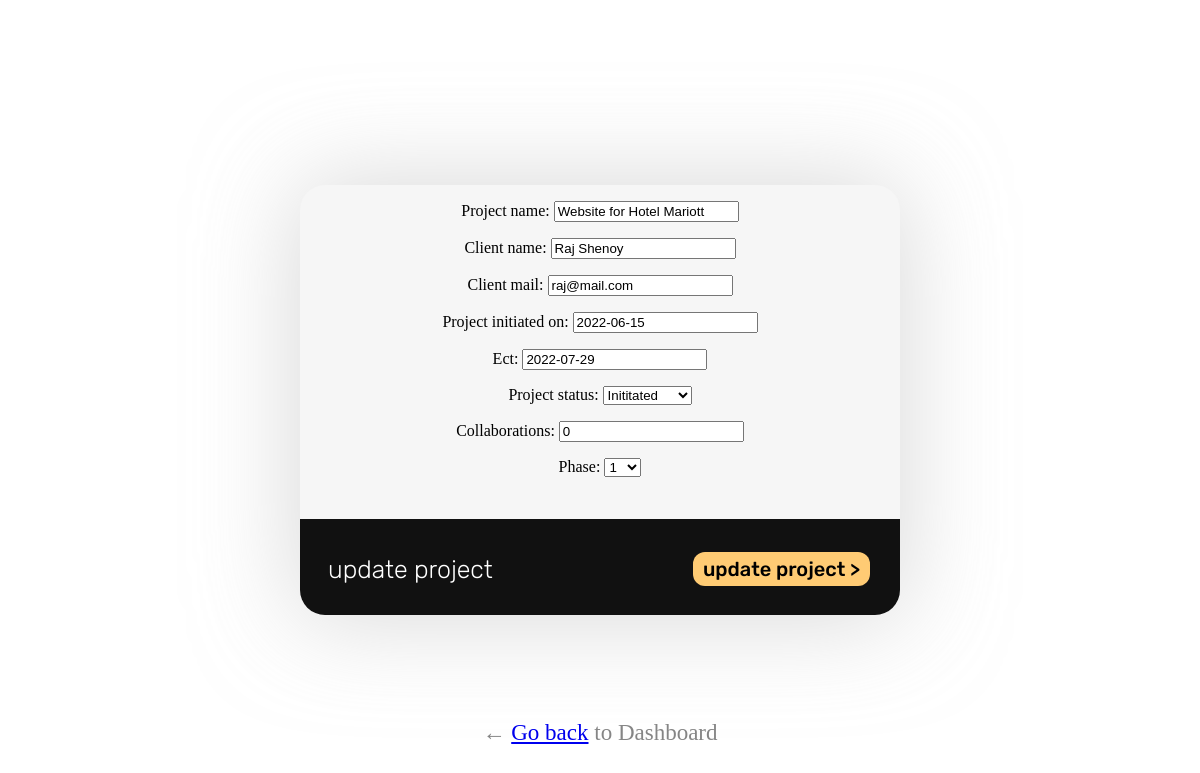
Before: /updateProject/2/ with the older database file.
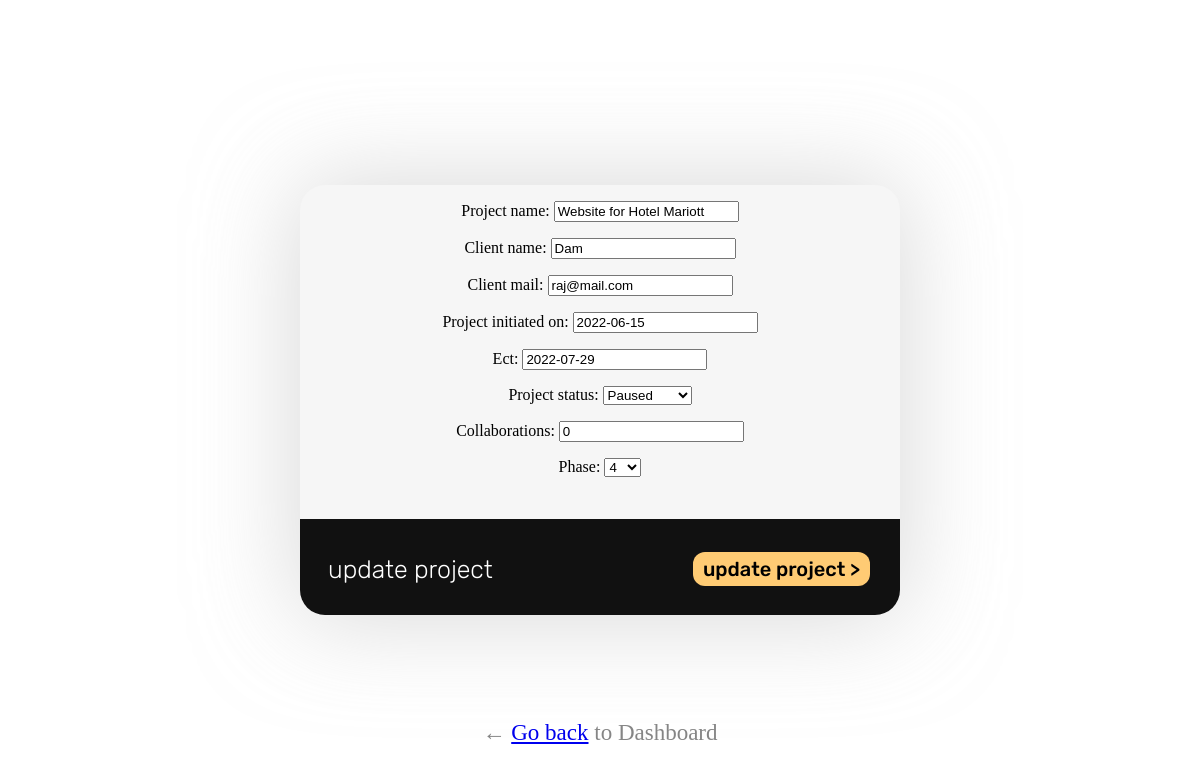
After: the same page with the newer database file.
### accounts/models.py (models this page shows, shortened)
class Project(models.Model):
    STATUS = (
        ('Inititated', 'Inititated'),
        ('Paused', 'Paused'),
        ('In progress', 'In progress'),
        ('Aborted', 'Aborted'),
        ('Completed', 'Completed')
    )
    PHASE = (
        (1,"1"),
        (2,"2"),
        (3,"3"),
        (4,"4"),
        (5,"5"),
        (6,"6"),
        (7,"7"),
        (8,"8"),
        (9,"9"),
        (10,"10")
    )
    project_name = models.CharField(max_length=100, null=True)
    client_name = models.CharField(max_length=100, null=True)
    client_mail = models.CharField(max_length=100, null=True)
    project_initiated_on = models.DateField(null=True)
    ect = models.DateField(null=True)
    project_status = models.CharField(max_length=200,null=True, choices=STATUS, default='Initiated')
    collaborations = models.IntegerField(null=True, default=0)
    phase = models.IntegerField(null=True,choices=PHASE, default=1)

### accounts/views.py (the view)
# urls.py: path('updateProject/<str:no>/', views.updateProject, name="updateProject"),
def updateProject(request, no):
    proj = Project.objects.get(id=no)
    form  = ProjectForm(instance=proj)
    if request.method == 'POST':
        form = ProjectForm(request.POST, instance=proj)
        if form.is_valid():
            form.save()
            return render(request, 'accounts/projectUpdated.html')
    context = {'form':form}
    return render(request, 'accounts/updateProject.html', context)

### accounts/forms.py
class ProjectForm(ModelForm):
    class Meta:
        model = Project
        fields = '__all__'

### accounts/templates/accounts/updateProject.html (shortened to what this page needs)
{% load static %}
<!DOCTYPE html>
<html lang="en">
<head>
    <link rel="stylesheet" href="{% static '/css/dashboard.css' %}">
</head>
<body>
    <center>
        <div id="divmain">
            <form method="POST" action="">
                {{ form.as_p }}
                <footer id="divsub">
                    <h2 id="label-addnew-proj">update project</h2>
                    <button id="btn-add-new-project" type="submit">update project ></button>
                </footer>
            </form>
        </div>
    </center>
    <footer>
        &larr; <a href="{% url 'dashboard' %}">Go back</a> to Dashboard
    </footer>
</body>

Changed rows visible on the page:
changed Project "Website for Hotel Mariott": client_name "Raj Shenoy" → "Dam"; project_status "Inititated" → "Paused"; phase "1" → "4"
